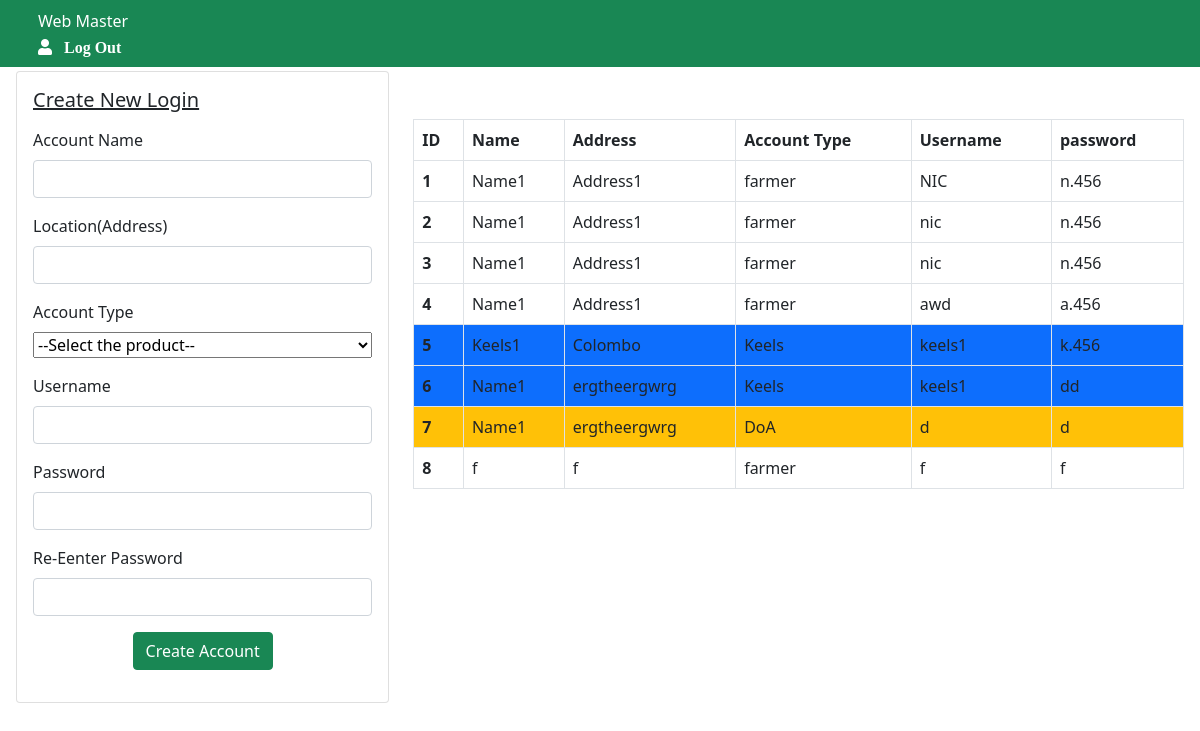
The app's page /keelss/webMaster.php with its own data.
### tables this page shows
CREATE TABLE `users` (
  `ID` int(11) NOT NULL,
  `Name` varchar(200) NOT NULL,
  `Address` varchar(200) NOT NULL,
  `Username` varchar(200) NOT NULL,
  `Password` varchar(200) NOT NULL,
  `Type` varchar(200) NOT NULL
);

### keelss/webMaster.php (the view, shortened to what this page needs)
<!doctype html>
<html lang="en">
  <head>
    <link rel="stylesheet" href="./css/style.css">
	<link href="https://cdn.jsdelivr.net/npm/bootstrap@5.0.0-beta1/dist/css/bootstrap.min.css" rel="stylesheet">
	<link rel="stylesheet" href="https://cdnjs.cloudflare.com/ajax/libs/font-awesome/5.14.0/css/all.min.css" />
  </head>
  <body class="">
	<div class="bg-success" >
        <div class="container p-2" >
			<div class="row">
				<div class="col">
					<h6 class="my-1 text-white">Web Master</h6>
				</div>
				<div class="col nav justify-content-end"></div>
					<div class="login" onclick="logout()" style="cursor : pointer"> <i class="fa fa-user text-white ">&nbsp&nbsp Log Out</i></div>
				</div>
			</div>
        </div>
	<div class="row mx-1 my-1">
		<div class="col-sm-4">
			<div class="card">
			  <div class="card-body">
				<h5 class="card-title" style="text-decoration : underline">Create New Login</h5>
				<p class="card-text">
					<form method="POST">
					  <div class="mb-3">
						<label for="exampleInputEmail1" class="form-label">Account Name</label>
						<input type="text" class="form-control" id="name" name="Name"  aria-describedby="emailHelp" >
					  </div>
					  <div class="mb-3">
						<label for="exampleInputPassword1" class="form-label">Location(Address)</label>
						<input type="text" class="form-control" id="location" name="Location" >
					  </div>
					  <div class="mb-3">
						<label for="exampleInputPassword1" class="form-label">Account Type</label>
							<select name="Type" id="items" style="width : 100%;">
								<option value="s">--Select the product--</option>
							</select>
					  </div>
					  <div class="mb-3">
						<label for="exampleInputPassword1" class="form-label">Username</label>
						<input type="text" class="form-control" id="username" name="Username"  >
					  </div>
					  <div class="mb-3">
						<label for="exampleInputPassword1" class="form-label">Password</label>
						<input type="password" class="form-control"  name="Password1"  >
					  </div>
					  <div class="mb-3">
						<label for="exampleInputPassword1" class="form-label">Re-Eenter Password</label>
						<input type="password" class="form-control"  name="Password2"   >
					  </div>
					  <div class="text-center">
						<button type="submit" class="btn btn-success" name="createAccount">Create Account</button>
					  </div>
					</form>
				</p>
			  </div>
			</div>
		</div>
		<div class="col-sm-8">
			<table class="table table-bordered my-5">
			  <thead>
				<tr>
				  <th scope="col">ID</th>
				  <th scope="col">Name</th>
				  <th scope="col">Address</th>
				   <th scope="col">Account Type</th>
				  <th scope="col">Username</th>
				   <th scope="col">password</th>
				</tr>
			  </thead>
			  <tbody>
				<?php
				$con = getConnection();
				$sql = "SELECT * from users";
				$result = $con->query($sql);
				if($result->num_rows > 0){
					while($row = $result->fetch_assoc())
					{
						if( $row["Type"] == "Keels"){
							echo '<tr class="bg-primary">
							  <th scope="row">' ; echo $row["ID"] ; echo '</th>
							  <td>' ; echo $row["Name"] ; echo '</td>
							  <td>' ; echo $row["Address"] ; echo '</td>
							   <td>' ; echo $row["Type"] ; echo '</td>
							    <td>' ; echo $row["Username"] ; echo '</td>
								 <td >' ; echo $row["Password"] ; echo '</td>
							</tr>';
						}
						if( $row["Type"] == "DoA"){
							echo '<tr class="bg-warning">
							  <th scope="row">' ; echo $row["ID"] ; echo '</th>
							  <td>' ; echo $row["Name"] ; echo '</td>
							  <td>' ; echo $row["Address"] ; echo '</td>
							   <td>' ; echo $row["Type"] ; echo '</td>
							    <td>' ; echo $row["Username"] ; echo '</td>
								 <td >' ; echo $row["Password"] ; echo '</td>
							</tr>';
						}
						if( $row["Type"] == "farmer"){
							echo '<tr>
							  <th scope="row">' ; echo $row["ID"] ; echo '</th>
							  <td>' ; echo $row["Name"] ; echo '</td>
							  <td>' ; echo $row["Address"] ; echo '</td>
							   <td>' ; echo $row["Type"] ; echo '</td>
							    <td>' ; echo $row["Username"] ; echo '</td>
								 <td >' ; echo $row["Password"] ; echo '</td>
							</tr>';
						}
					}
				}
				?>
			  </tbody>
			</table>
		</div>
	</div>
  </body>
</html>

### records on screen
users: ID "1", Name "Name1", Address "Address1", Type "farmer", Username "NIC", Password "n.456"
users: ID "2", Name "Name1", Address "Address1", Type "farmer", Username "nic", Password "n.456"
users: ID "3", Name "Name1", Address "Address1", Type "farmer", Username "nic", Password "n.456"
users: ID "4", Name "Name1", Address "Address1", Type "farmer", Username "awd", Password "a.456"
users: ID "5", Name "Keels1", Address "Colombo", Type "Keels", Username "keels1", Password "k.456"
users: ID "6", Name "Name1", Address "ergtheergwrg", Type "Keels", Username "keels1", Password "dd"
users: ID "7", Name "Name1", Address "ergtheergwrg", Type "DoA", Username "d", Password "d"
users: ID "8", Name "f", Address "f", Type "farmer", Username "f", Password "f"
